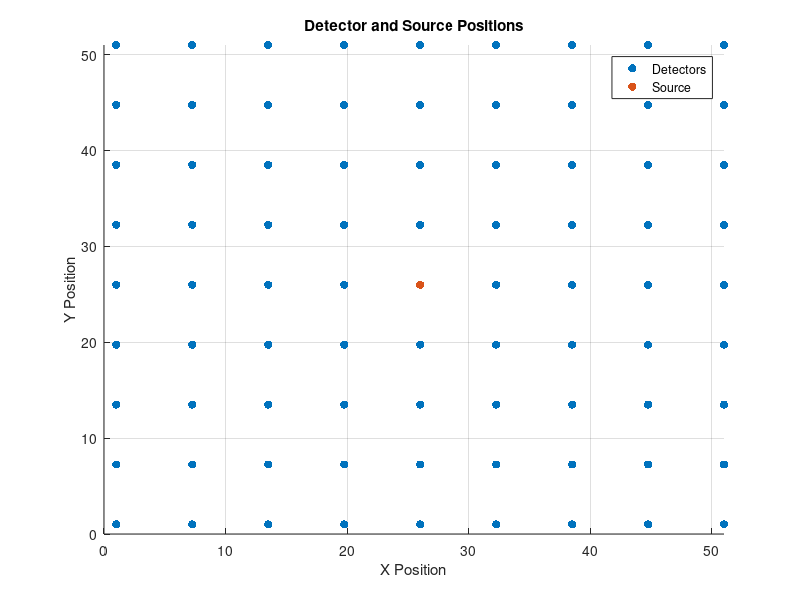

The MATLAB script that drew this image: (Note: this script raises an error after producing the figure.)

% Only clear the 'cfg' variable to avoid clearing other data
clear
clear cfg cfgs
clc

% Define the volume size
volume_size = [51, 51, 20];
cfg.nphoton = 5e7;
cfg.vol = uint8(ones(volume_size)); % Detector field of view (FOV)
cfg.srcpos = [26, 26, 1]; % Source position at the center
cfg.unitinmm = 0.1; %0.2
cfg.srcdir = [0, 0, 1];
cfg.gpuid = 1;
cfg.autopilot = 1;
cfg.issrcfrom0 = 0;
cfg.prop = [0 0 1 1; 0.02 1 1.34 0.81]; % [mua, mus, n, g]
cfg.tstart = 0;
cfg.tend = 100e-9;
cfg.tstep = 100e-10;
cfg.seed = 29012392;
%%
% Define fixed detector positions (4 corners)
fixed_positions = [
    1, 1, 0, 2;   % Fixed detector 1 (bottom-left corner, radius=2)
    1, 51, 0, 2;  % Fixed detector 2 (top-left corner, radius=2)
    51, 1, 0, 2;  % Fixed detector 3 (bottom-right corner, radius=2)
    51, 51, 0, 2; % Fixed detector 4 (top-right corner, radius=2)
];

% Define grid size
grid_size = [9,9]; % [number of detectors in x-direction, number of detectors in y-direction]
detector_radius = 2; % Radius of each detector

% Get the volume size in the xy-plane
volume_size_xy = [51, 51];

% Start placing detectors by filling rows and columns where the fixed points are located
detectors = fixed_positions;

% Identify the rows and columns where fixed detectors are located
fixed_rows = unique(fixed_positions(:, 1));
fixed_cols = unique(fixed_positions(:, 2));

% Place detectors starting from the fixed points
for row = 1:grid_size(1)
    for col = 1:grid_size(2)
        pos_x = (row - 1) * (volume_size_xy(1) - 1) / (grid_size(1) - 1) + 1;
        pos_y = (col - 1) * (volume_size_xy(2) - 1) / (grid_size(2) - 1) + 1;

        % Skip this position if it coincides with one of the fixed detectors
        if ismember(round([pos_x, pos_y]), round(fixed_positions(:, 1:2)), 'rows')
            continue;
        end

        % Add the detector
        detectors = [detectors; pos_x, pos_y, 0, detector_radius];
    end
end

cfg.detpos = detectors;

% Display the number of generated detectors
disp(['Number of detectors: ', num2str(size(detectors, 1))]);

% Plot detector positions
figure;
scatter(detectors(:, 1), detectors(:, 2), 'filled', 'b'); % Detectors in blue
hold on;
scatter(cfg.srcpos(1), cfg.srcpos(2), 'filled', 'r'); % Source in red
title('Detector and Source Positions');
xlabel('X Position');
ylabel('Y Position');
grid on;
axis([0 volume_size_xy(1) 0 volume_size_xy(2)]);
legend('Detectors', 'Source', 'Location', 'best');

%%
% Simulation loop
d_p = size(detectors, 1); % Number of detector positions 
ms = double.empty;

tic
for q = 1:d_p
    cfg.detpos = detectors(q, :);

    % Run the first MCX simulation
    [flux, detp, vol, seeds] = mcxlab(cfg);

    % Ensure correct seed data is passed for the second simulation
    newcfg = cfg;
    newcfg.seed = seeds.data;
    newcfg.outputtype = 'jacobian';
    newcfg.detphotons = detp.data;
    [flux2, detp2, vol2, seeds2] = mcxlab(newcfg);

    % Calculate the sensitivity matrix for this detector position
    jac = sum(flux2.data, 4);
    ms = [ms; sens(jac)]; % Sensitivity matrix
end
toc
%%
% Display the results
figure; 
a_vx = 26 * 26; % FOV area
for z = 1:a_vx
    test = reshape(ms(z, :), 26, 26, 20);
    imagesc(log10(abs(squeeze(test(:, :, 1))))); colorbar
end

%%
% Create a numerical phantom and calculate the b matrix
vol_preX = zeros(26, 26, 20);
q_Y = 0.15; % 0.15
vol_preX(12:14, 12:14, 4:6) = q_Y; % Cube with different quantum yield inside

vol_preX(6:10,10:12,7:7)= q_Y; %
vol_preX(6:6,10:12,3:7)= q_Y;  % 
vol_preX(8:8,10:12,3:7)= q_Y;  % 
vol_preX(10:10,10:12,3:7)= q_Y; % 


X = reshape(vol_preX, [], 1); % X vector
b = ms * X; % Create the detector reading matrix

cfg.ms = ms;
cfg.b = b;

% Save the configuration data
%%save('config_data.mat', 'cfg');

%% Create Sensitivity Matrix%
function m3 = sens(jac)
    vx = 26; % source location
    k = 0;

    for j = vx:-1:1
        for i = vx:-1:1
            m1 = jac(i:vx+i-1, j:vx+j-1, 1:20, 1);
            volm1 = size(m1, 1) * size(m1, 2) * size(m1, 3);
            m2 = reshape(m1, [], volm1);
            k = k + 1;
            m3(k, :) = m2; 
        end
    end
end
